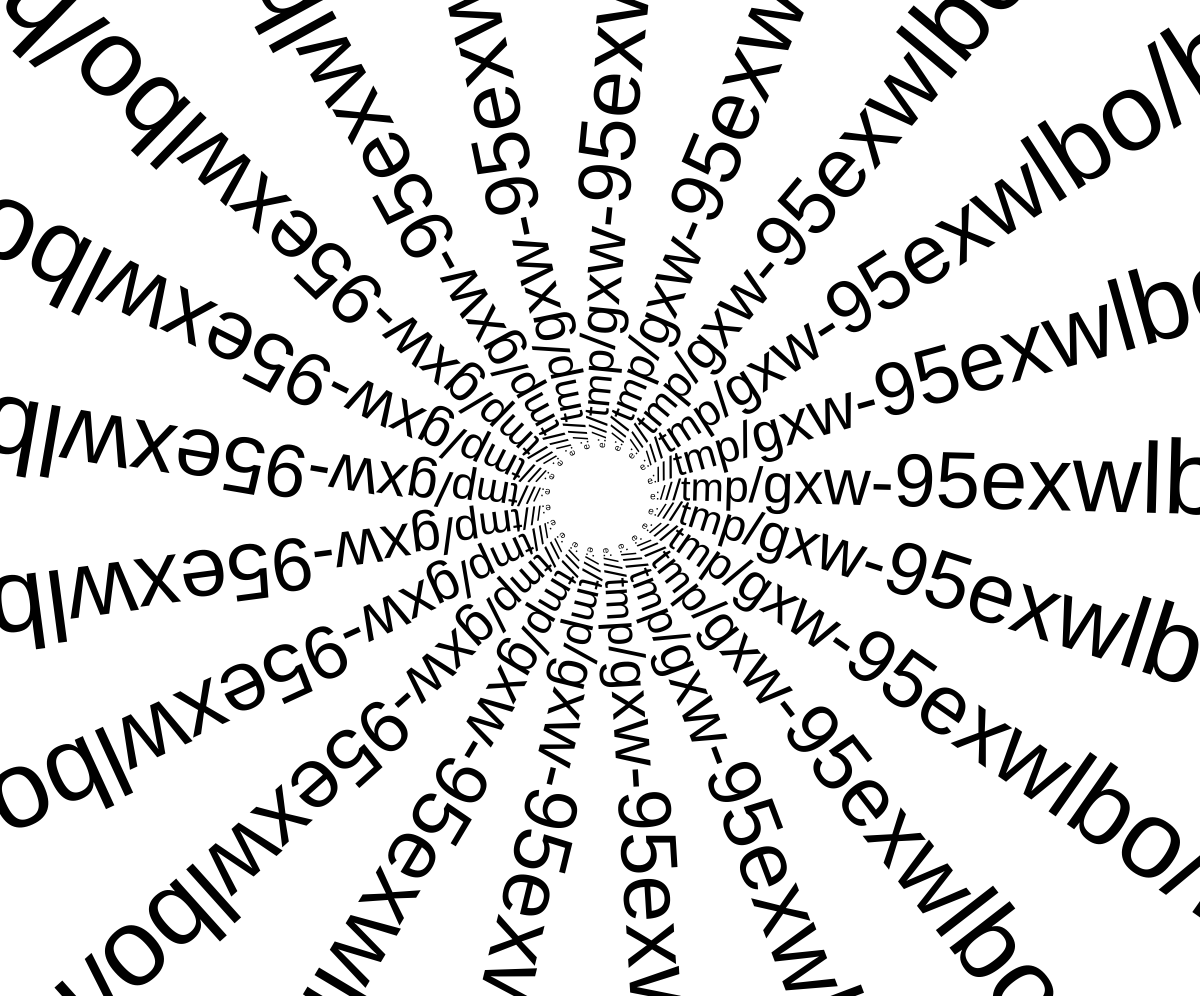
Frame 1 (no input)
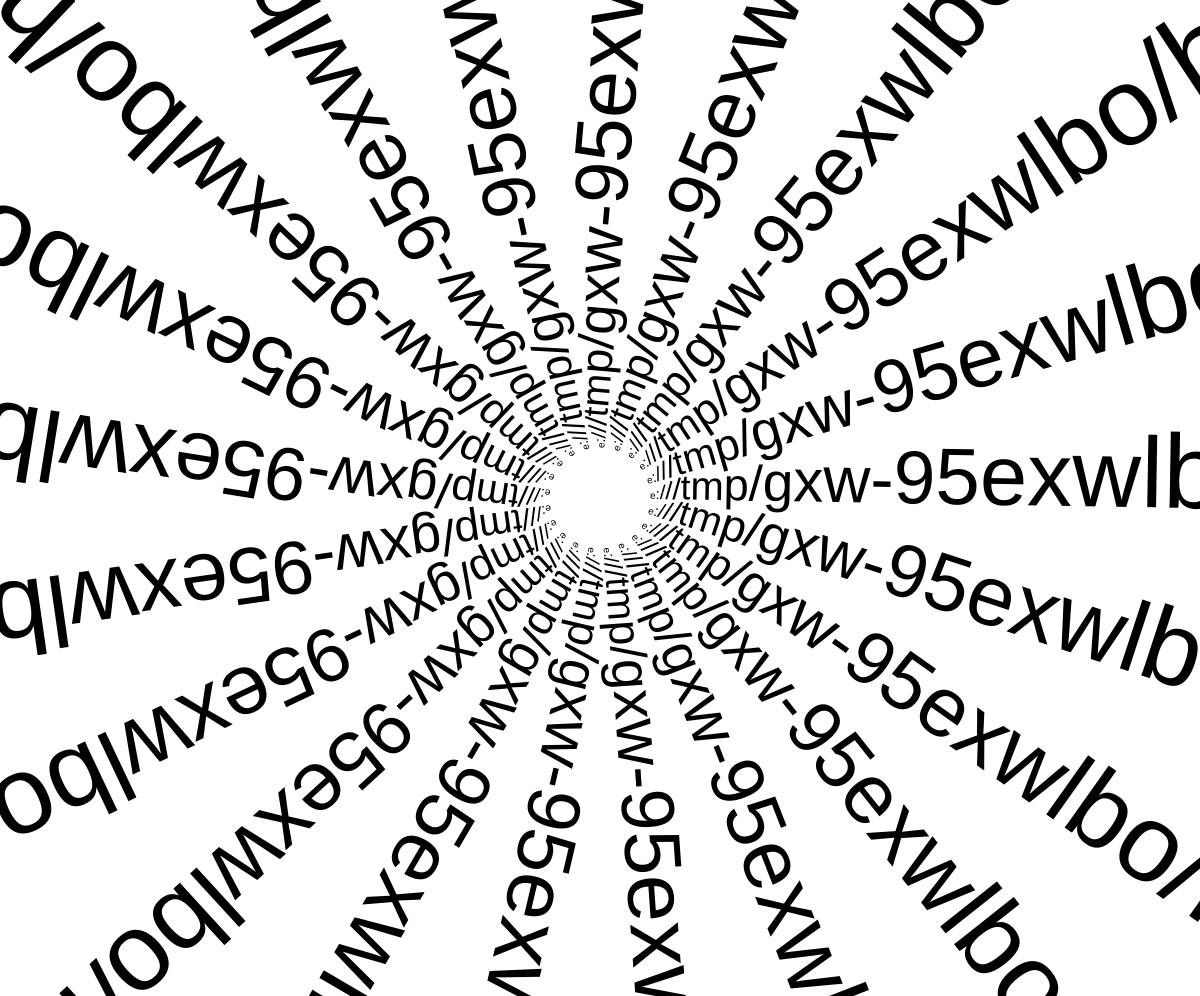
Frame 60 (no input)
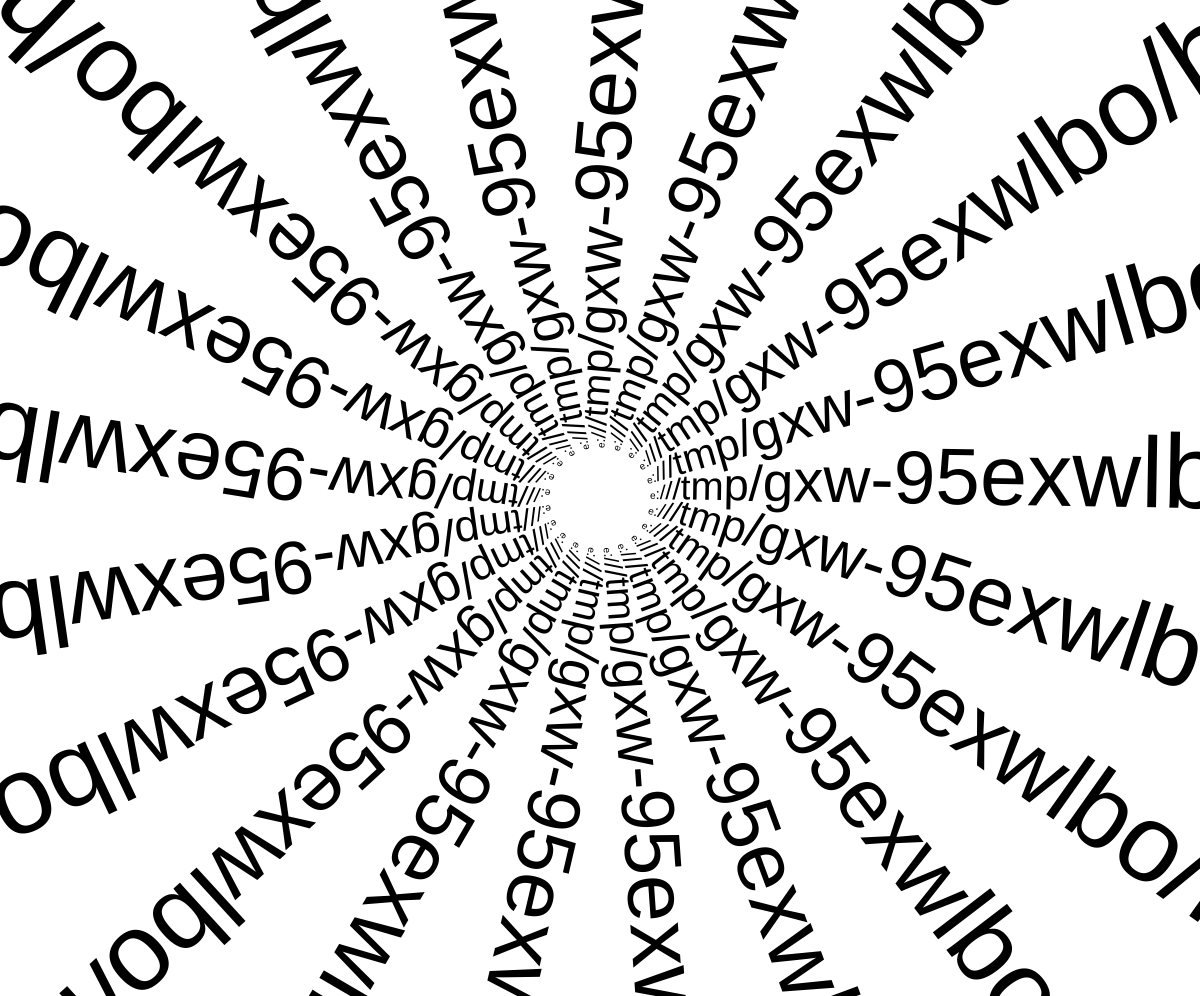
Frame 120 (the mouse pressed at the canvas centre since frame 60)

The p5.js sketch that drew these frames (run headless with seeded random() and noise() and a simulated clock; from frame 60 on, the mouse is pressed at the canvas centre):

// p5.js sketch
// ── sketch.js
let txt = "";
// /?txt=Hello+World
function setup() {
  createCanvas(windowWidth,windowHeight-4);
  background(255);
  textAlign(LEFT);
  textSize(16);
  let start = getURL().indexOf("txt=")+4;
  let url = decodeURIComponent(getURL());
  txt = url.substring(start,url.length);
  for(let i =0;i<100;i++){
    txt = txt.replace("+"," ");
  }
  print(txt);
}

let rot = 0;
function draw() {
  rot +=0.01;
  background(255);
  translate(width/2,height/2);
  rotate(rot);
  for(let i = 0;i<21;i++){
    rotate(0.3);
    let x = 0;
    for(let c=0;c<txt.length;c++){
      textSize(map(c,0,10,10,60));
      text(txt.charAt(c),50+x,0);
      x+=textWidth(txt.charAt(c));
    }
  }
}
